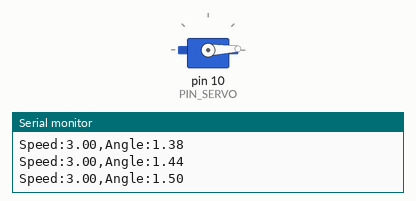
Recording of a sketch running on a simulated Arduino Uno, built with avr-gcc and run on an emulated ATmega328P. On the bench: servo, the last lines printed to the serial monitor.

Above: at 2.5 s.
At 11.87 s:
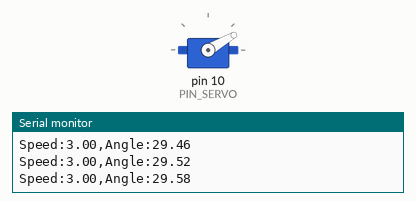
At 21.22 s:
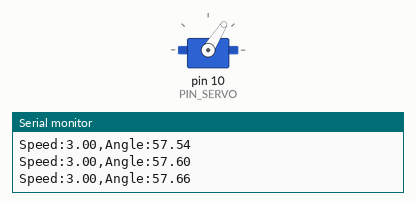
At 39.62 s:
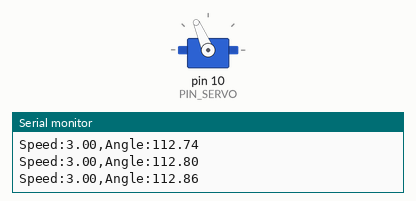
Timing chart, 0 to 40.0 s (numbered marks = the images above):
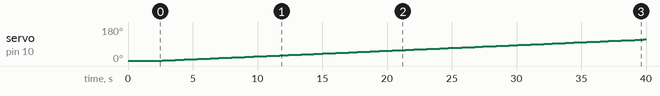

Measured:
- by itself, servo on pin 10 (PIN_SERVO): moves from 1° to 114° over 37.5 s

The sketch:

13C02_slow_servo.ino
```cpp
#include <Servo.h>

// Arduino pin assignment
#define PIN_SERVO 10  // servo motor

// duty duration for myservo.writeMicroseconds()
// calibrated for MG90S
#define _DUTY_MIN 550   // 0 degree
#define _DUTY_NEU 1475  // 90 degree
#define _DUTY_MAX 2400  // 180 degree

#define INTERVAL 20     // servo update interval (unit: msec)

// global variables
float _SERVO_SPEED = 3.0;         // servo speed limit (unit: degree/sec)
float duty_curr   = _DUTY_MIN;    // current duty (unit: usec)
float duty_target = _DUTY_MAX;    // target duty  (unit: usec)
int   experiment  = 1;            // 1: speed 3 (0->180 deg, 60 s), 2: speed 0.3 (180->90 deg, 300 s)
unsigned long last_sampling_time; // unit: msec

Servo myservo;

void setup() {
  myservo.attach(PIN_SERVO);
  myservo.writeMicroseconds(_DUTY_MIN);
  Serial.begin(57600);

  delay(2000);                    // wait until the servo reaches 0 degree
  last_sampling_time = millis();
}

void loop() {
  // wait until next sampling time
  if (millis() < last_sampling_time + INTERVAL)
    return;
  last_sampling_time += INTERVAL;

  // duty change allowed in one interval: full range(180 deg) * speed / 180 * interval(sec)
  float duty_chg = (_DUTY_MAX - _DUTY_MIN) * (_SERVO_SPEED / 180.0) * (INTERVAL / 1000.0);

  // move toward the target at constant speed (never overshoot)
  if (duty_curr < duty_target)
    duty_curr = min(duty_curr + duty_chg, duty_target);
  else
    duty_curr = max(duty_curr - duty_chg, duty_target);
  myservo.writeMicroseconds(duty_curr);

  // experiment 1 done -> start experiment 2 from where we are (180 deg, no jump)
  if (experiment == 1 && duty_curr == duty_target) {
    experiment = 2;
    _SERVO_SPEED = 0.3;
    duty_target = _DUTY_NEU;      // 180 -> 90 degree = 90 degree travel
  }

  // output to serial plotter
  Serial.print("Speed:");  Serial.print(_SERVO_SPEED);
  Serial.print(",Angle:"); Serial.print((duty_curr - _DUTY_MIN) * 180.0 / (_DUTY_MAX - _DUTY_MIN));
  Serial.println("");
}
```
